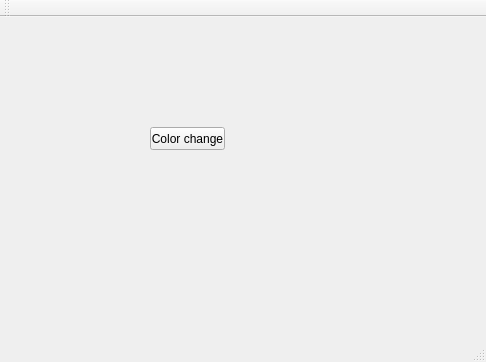
<?xml version="1.0" encoding="UTF-8"?>
<ui version="4.0">
 <class>MainWindow</class>
 <widget class="QMainWindow" name="MainWindow">
  <property name="geometry">
   <rect>
    <x>0</x>
    <y>0</y>
    <width>486</width>
    <height>362</height>
   </rect>
  </property>
  <property name="windowTitle">
   <string>MainWindow</string>
  </property>
  <widget class="QWidget" name="centralWidget">
   <widget class="QPushButton" name="pushButton">
    <property name="geometry">
     <rect>
      <x>150</x>
      <y>110</y>
      <width>75</width>
      <height>23</height>
     </rect>
    </property>
    <property name="text">
     <string>Color change</string>
    </property>
   </widget>
  </widget>
  <widget class="QMenuBar" name="menuBar">
   <property name="geometry">
    <rect>
     <x>0</x>
     <y>0</y>
     <width>486</width>
     <height>21</height>
    </rect>
   </property>
  </widget>
  <widget class="QToolBar" name="mainToolBar">
   <attribute name="toolBarArea">
    <enum>TopToolBarArea</enum>
   </attribute>
   <attribute name="toolBarBreak">
    <bool>false</bool>
   </attribute>
  </widget>
  <widget class="QStatusBar" name="statusBar"/>
 </widget>
 <layoutdefault spacing="6" margin="11"/>
 <resources/>
 <connections/>
</ui>
